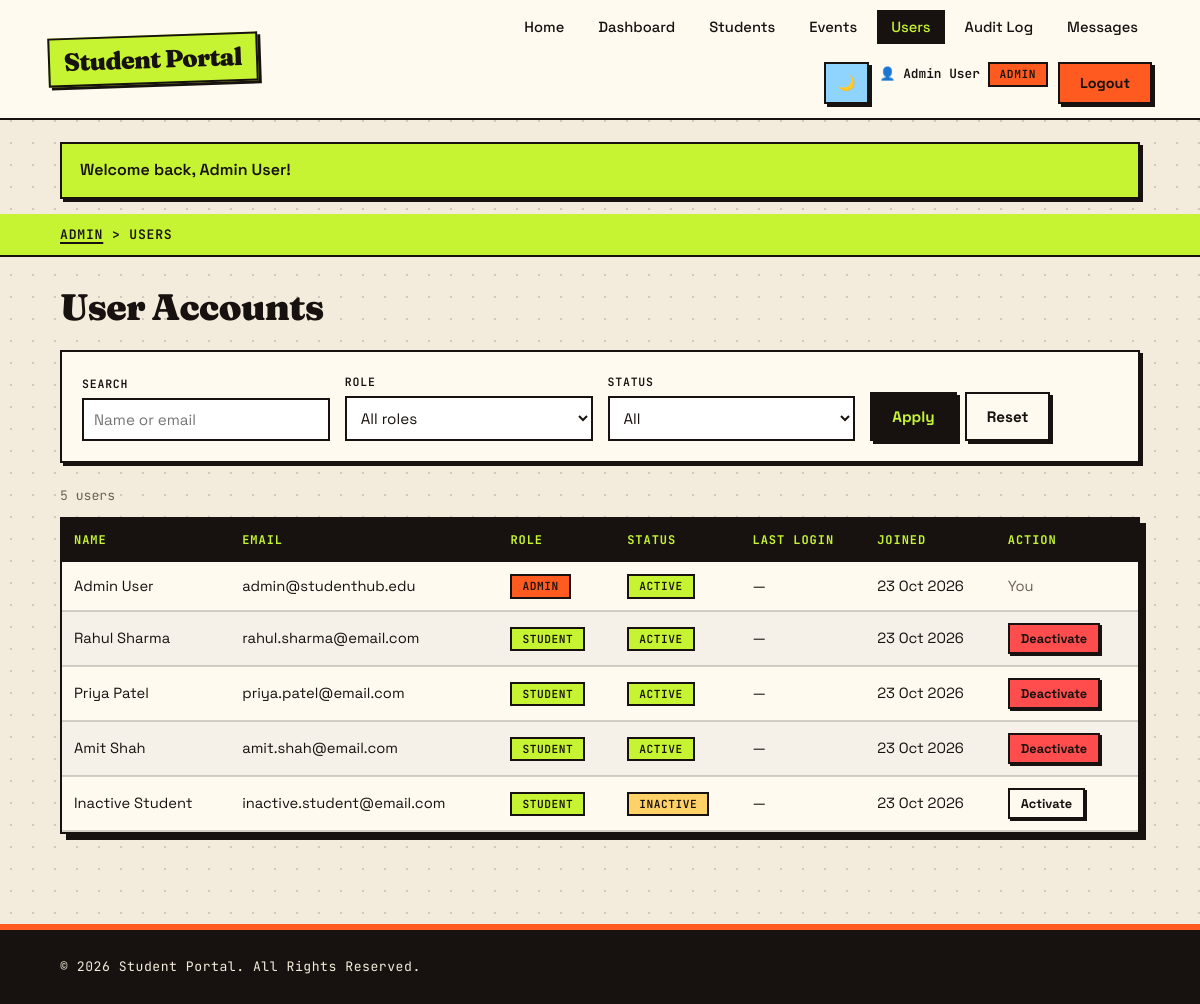
The page /admin/users.php (signed in) on the database its author committed.
### tables this page shows
CREATE TABLE users (
  id            INT UNSIGNED NOT NULL AUTO_INCREMENT,
  name          VARCHAR(100) NOT NULL,
  email         VARCHAR(150) NOT NULL,
  password_hash VARCHAR(255) NOT NULL,
  role          ENUM('admin','student') NOT NULL DEFAULT 'student',
  status        ENUM('active','inactive') NOT NULL DEFAULT 'active',
  last_login    DATETIME NULL,
  created_at    TIMESTAMP NOT NULL DEFAULT CURRENT_TIMESTAMP,
  PRIMARY KEY (id),
  UNIQUE KEY uq_users_email (email)
);

### includes/db.php (called while the page is built, shortened)
<?php
function db(): mysqli
{
    static $conn = null;
    if ($conn instanceof mysqli) {
        return $conn;
    }
    try {
        $conn = new mysqli(DB_HOST, DB_USER, DB_PASS, DB_NAME);
        $conn->set_charset('utf8mb4');
    } catch (mysqli_sql_exception $e) {
        error_log('[StudentHub] DB connection failed: ' . $e->getMessage());
        http_response_code(500);
        if (defined('API_REQUEST')) {
            header('Content-Type: application/json; charset=utf-8');
            echo json_encode(['success' => false, 'message' => 'Database connection failed.']);
        } else {
            echo '<h1>Database connection failed</h1>'
               . '<p>Start MySQL in XAMPP, import <code>database/studentHub.sql</code> '
               . 'and check <code>includes/config.php</code>.</p>';
        }
        exit;
    }
    return $conn;
}
function db_query(string $sql, string $types = '', array $params = []): mysqli_stmt
{
    $stmt = db()->prepare($sql);
    if ($types !== '') {
        $stmt->bind_param($types, ...$params);
    }
    $stmt->execute();
    return $stmt;
}
function db_all(string $sql, string $types = '', array $params = []): array
{
    $stmt = db_query($sql, $types, $params);
    $rows = $stmt->get_result()->fetch_all(MYSQLI_ASSOC);
    return $rows;
}
function db_one(string $sql, string $types = '', array $params = []): ?array
{
    $rows = db_all($sql, $types, $params);
    return $rows[0] ?? null;
}
function db_value(string $sql, string $types = '', array $params = [])
{
    $row = db_one($sql, $types, $params);
    return $row ? reset($row) : null;
}

### includes/auth.php (called while the page is built, shortened)
<?php
function is_logged_in(): bool
{
    return !empty($_SESSION['user_id']);
}
function current_user_id(): ?int
{
    return is_logged_in() ? (int) $_SESSION['user_id'] : null;
}

### admin/users.php (the view, shortened to what this page needs)
<?php
require_once __DIR__ . '/../includes/bootstrap.php';
$q      = get('q');
$where = []; $types = ''; $params = [];
$w = $where ? 'WHERE ' . implode(' AND ', $where) : '';
$total = (int) db_value("SELECT COUNT(*) FROM users $w", $types, $params);
[$page, $perPage, $offset, $totalPages] = paginate($total, 10);
$users = db_all(
    "SELECT id, name, email, role, status, last_login, created_at FROM users $w ORDER BY id ASC LIMIT ? OFFSET ?",
    $types . 'ii',
    array_merge($params, [$perPage, $offset])
);
require ROOT_PATH . '/includes/header.php';
?>
<main id="main-content" class="admin-main">
    <section class="breadcrumb">
        <div class="container"><p><a href="<?= e(url('admin/dashboard.php')) ?>">Admin</a> &gt; <span>Users</span></p></div>
    </section>
    <section class="admin-section">
        <div class="container">
            <div class="admin-head"><h1>User Accounts</h1></div>
            <form class="filter-bar" method="get" action="">
                <div><label for="q">Search</label>
                    <input type="search" id="q" name="q" value="<?= e($q) ?>" placeholder="Name or email"></div>
                <div><label for="role">Role</label>
                    <select id="role" name="role">
                        <option value="">All roles</option>
                    </select></div>
                <div><label for="status">Status</label>
                    <select id="status" name="status">
                        <option value="">All</option>
                    </select></div>
                <div class="filter-buttons">
                    <button type="submit" class="btn primary-btn">Apply</button>
                    <a class="btn btn-outline" href="<?= e(url('admin/users.php')) ?>">Reset</a>
                </div>
            </form>
            <p class="result-count"><?= $total ?> user<?= $total === 1 ? '' : 's' ?></p>
            <div class="table-wrap">
                <table class="data-table">
                    <thead><tr><th scope="col">Name</th><th scope="col">Email</th><th scope="col">Role</th><th scope="col">Status</th>
                        <th scope="col">Last login</th><th scope="col">Joined</th><th scope="col">Action</th></tr></thead>
                    <tbody>
                    <?php foreach ($users as $u): ?>
                        <tr>
                            <td><?= e($u['name']) ?></td>
                            <td><?= e($u['email']) ?></td>
                            <td><span class="badge badge-<?= e($u['role']) ?>"><?= e(ucfirst($u['role'])) ?></span></td>
                            <td><span class="badge badge-<?= e($u['status']) ?>"><?= e(ucfirst($u['status'])) ?></span></td>
                            <td><?= $u['last_login'] ? e(date('d M Y, h:i A', strtotime($u['last_login']))) : '—' ?></td>
                            <td><?= e(date('d M Y', strtotime($u['created_at']))) ?></td>
                            <td class="actions">
                                <?php if ((int) $u['id'] === current_user_id()): ?>
                                    <span class="muted">You</span>
                                <?php else: ?>
                                    <form method="post" class="inline-form"
                                          data-confirm="<?= $u['status'] === 'active' ? 'Deactivate' : 'Activate' ?> <?= e($u['name']) ?>?">
                                        <button type="submit" class="btn btn-sm <?= $u['status'] === 'active' ? 'btn-danger' : 'btn-outline' ?>">
                                            <?= $u['status'] === 'active' ? 'Deactivate' : 'Activate' ?>
                                        </button>
                                    </form>
                                <?php endif; ?>
                            </td>
                        </tr>
                    <?php endforeach; ?>
                    </tbody>
                </table>
            </div>
        </div>
    </section>
</main>
<?php require ROOT_PATH . '/includes/footer.php';

### css/style.css (style rules this page uses)
:root { --primary-color: #17120f; --secondary-color: #ff5a1f; --accent-color: #c6f432; --background-color:#f3ecdc; --text-color: #17120f; --white: #fffaf0; --ink: #17120f; --paper: #f3ecdc; --card: #fffaf0; --orange: #ff5a1f; --lime: #c6f432; --pink: #ff9ecb; --sky: #8fd3ff; --muted: #6b6257; --line: #17120f; --border-radius: 0px; --transition: .15s ease; --shadow: 6px 6px 0 var(--ink); --shadow-sm: 3px 3px 0 var(--ink); --bw: 2.5px; --font-body: 'Space Grotesk', system-ui, sans-serif; --font-display: 'Fraunces', Georgia, serif; --font-mono: 'JetBrains Mono', ui-monospace, monospace; }
* { margin:0; padding:0; box-sizing:border-box; }
body { font-family:var(--font-body); background-color:var(--paper); background-image:radial-gradient(rgba(23,18,15,.16) 1px, transparent 1.2px); background-size:22px 22px; color:var(--text-color); line-height:1.65; font-size:16px; -webkit-font-smoothing:antialiased; }
h1,h2,h3,h4 { font-family:var(--font-display); font-weight:800; line-height:1.1; letter-spacing:-.02em; }
a { text-decoration:none; color:inherit; }
.container { width:90%; max-width:1200px; margin:auto; }
.btn { display:inline-block; text-align:center; cursor:pointer; font-family:var(--font-body); font-weight:700; font-size:.95rem; padding:10px 20px; border:var(--bw) solid var(--ink); border-radius:0; box-shadow:var(--shadow-sm); color:var(--ink); background:var(--card); transition:transform var(--transition), box-shadow var(--transition), background var(--transition); }
.primary-btn { background:var(--ink); color:var(--lime); }
.btn-outline { background:transparent; color:var(--ink); border:var(--bw) solid var(--ink); }
.btn-danger { background:#ff4d4d; color:var(--ink); }
.btn-sm { padding:5px 11px; font-size:.8rem; box-shadow:2px 2px 0 var(--ink); }
.inline-form { display:inline; margin:0; }
.breadcrumb { background:var(--lime); border-bottom:var(--bw) solid var(--ink); padding:10px 0; }
.breadcrumb p { font-family:var(--font-mono); font-size:.82rem; font-weight:600; text-transform:uppercase; letter-spacing:.06em; }
.breadcrumb a { color:var(--ink); text-decoration:underline; text-decoration-thickness:2px; text-underline-offset:3px; }
.breadcrumb span { color:var(--ink); }
.badge { display:inline-block; padding:1px 10px; border:2px solid var(--ink); border-radius:0; font-family:var(--font-mono); font-size:.7rem; font-weight:600; text-transform:uppercase; letter-spacing:.05em; }
.badge-open, .badge-active, .badge-student { background:var(--lime); color:var(--ink); }
.badge-closed, .badge-inactive { background:#ffd166; color:var(--ink); }
.badge-admin { background:var(--orange); color:var(--ink); }
.admin-section { padding:30px 0 10px; }
.admin-head { display:flex; justify-content:space-between; align-items:center; flex-wrap:wrap; gap:15px; margin-bottom:22px; }
.admin-head h1 { color:var(--ink); font-size:2.3rem; font-weight:900; }
.muted { color:var(--muted); }
.filter-bar { display:grid; grid-template-columns:repeat(auto-fit,minmax(170px,1fr)); gap:15px; align-items:end; background:var(--card); padding:20px; margin-bottom:22px; border:var(--bw) solid var(--ink); border-radius:0; box-shadow:var(--shadow-sm); }
.filter-bar label { display:block; font-family:var(--font-mono); font-size:.72rem; font-weight:600; text-transform:uppercase; letter-spacing:.07em; margin-bottom:5px; }
.filter-bar input, .filter-bar select { width:100%; padding:10px; background:#fff; color:var(--ink); border:var(--bw) solid var(--ink); border-radius:0; font-family:var(--font-body); font-size:.95rem; }
.filter-buttons { display:flex; gap:8px; }
.result-count { margin:5px 0 10px; color:var(--muted); font-family:var(--font-mono); font-size:.82rem; }
.table-wrap { overflow-x:auto; background:var(--card); border:var(--bw) solid var(--ink); box-shadow:var(--shadow); }
.data-table { width:100%; border-collapse:collapse; font-size:.92rem; }
.data-table th { background:var(--ink); color:var(--lime); padding:12px; text-align:left; white-space:nowrap; font-family:var(--font-mono); font-size:.75rem; text-transform:uppercase; letter-spacing:.08em; }
.data-table td { padding:11px 12px; border-bottom:2px solid rgba(23,18,15,.18); vertical-align:middle; }
.data-table tbody tr:nth-child(even) { background:rgba(23,18,15,.035); }
.data-table .actions { white-space:nowrap; }
.data-table .actions > * { margin-right:4px; }

### rows shown on the page
users: name "Admin User", email "admin@studenthub.edu", role "ADMIN", status "ACTIVE", created_at "23 Oct 2026", shows "You"
users: name "Rahul Sharma", email "rahul.sharma@email.com", role "STUDENT", status "ACTIVE", created_at "23 Oct 2026", shows "Deactivate"
users: name "Priya Patel", email "priya.patel@email.com", role "STUDENT", status "ACTIVE", created_at "23 Oct 2026", shows "Deactivate"
users: name "Amit Shah", email "amit.shah@email.com", role "STUDENT", status "ACTIVE", created_at "23 Oct 2026", shows "Deactivate"
users: name "Inactive Student", email "inactive.student@email.com", role "STUDENT", status "INACTIVE", created_at "23 Oct 2026", shows "Activate"

### other values the page prints
$label "Home"
$label "Dashboard"
$label "Students"
$label "Events"
$label "Users"
$label "Audit Log"
$label "Messages"
$_SESSION['user_name'] "Admin User"
$f['message'] "Welcome back, Admin User!"
$total "5"
